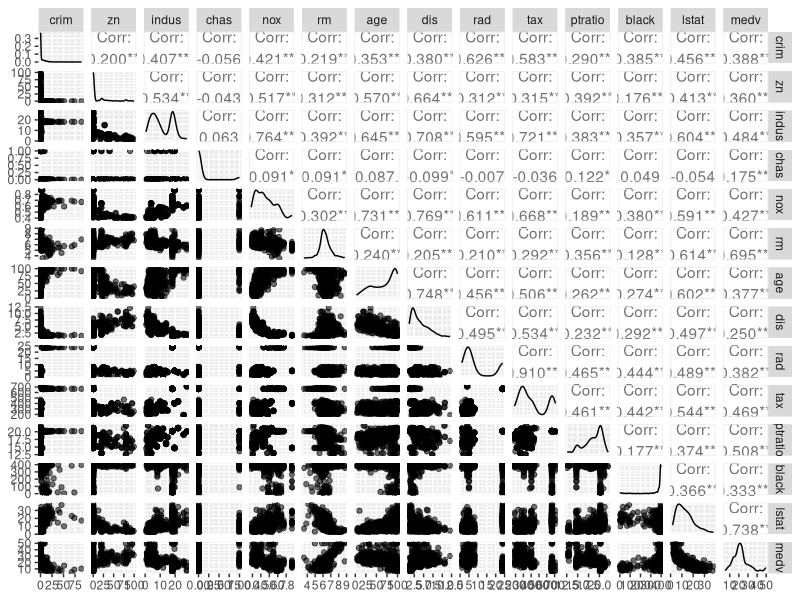
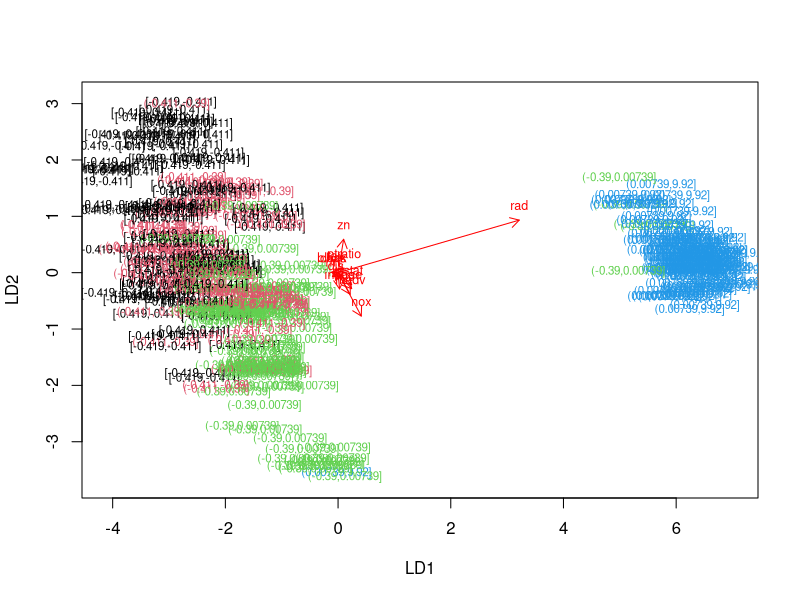
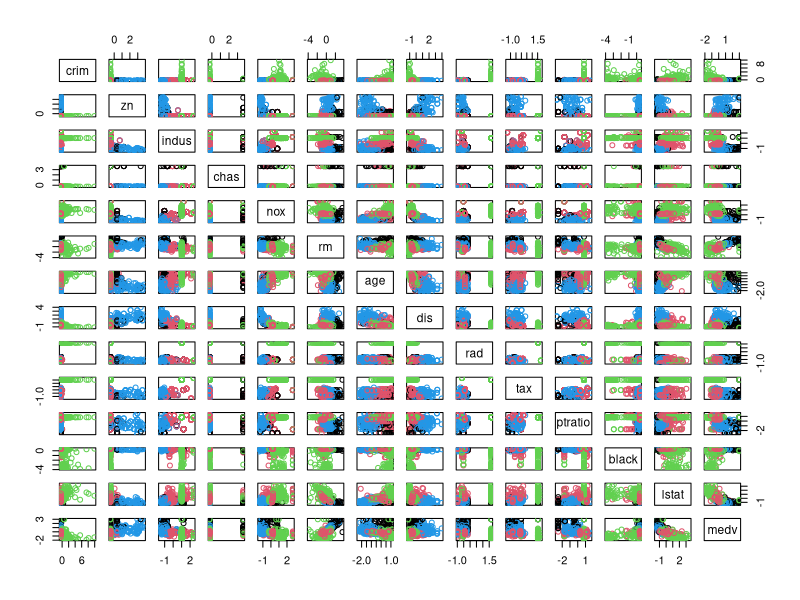
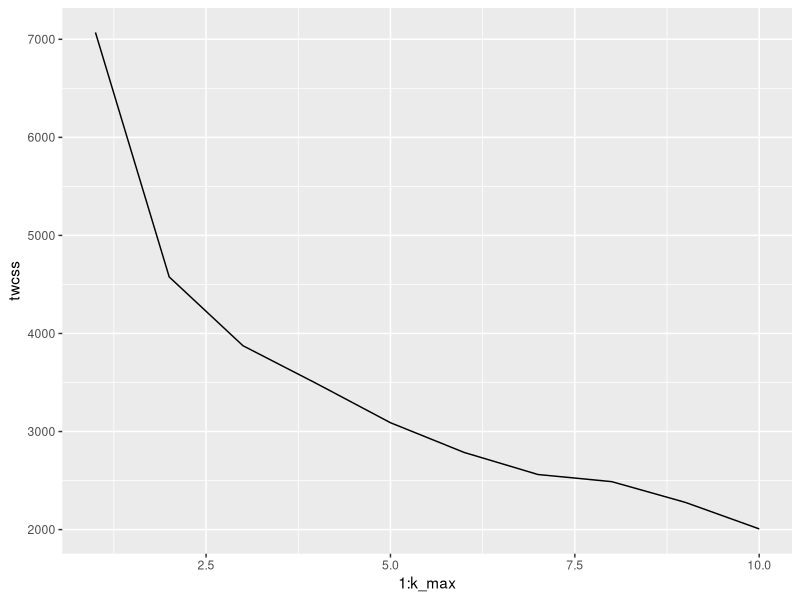
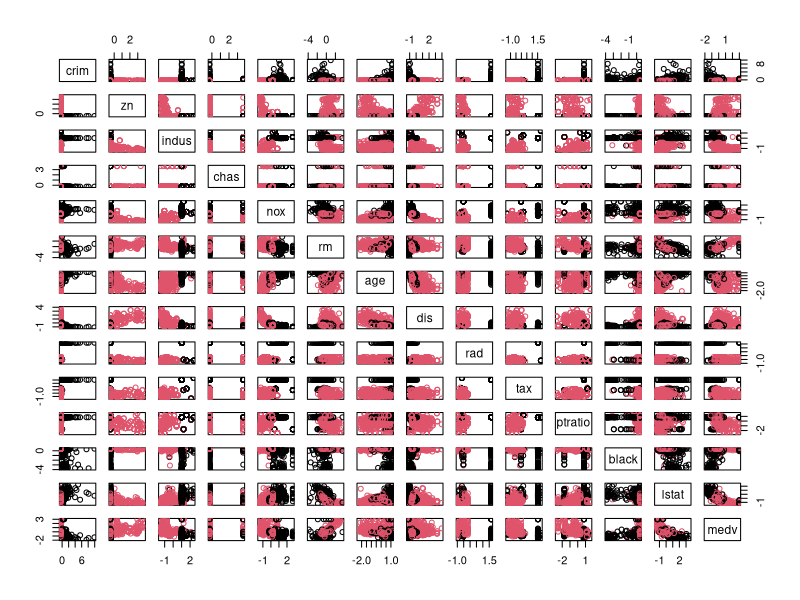

Recreate these plots in R, in order.
## ---- chunk 1
library(dplyr)
library(GGally)
library(ggplot2)
library(tidyr)
library(caret)
library(MASS)
## ---- chunk 2
data("Boston")
## ---- chunk 3
summary(Boston)
str(Boston)
## ---- chunk 4
ggpairs(Boston, mapping = aes(alpha=0.3), lower = list(combo = wrap("facethist", bins = 20)))

## ---- chunk 5
summary(Boston)
## ---- chunk 6
Boston <- data.frame(scale(Boston))
summary(Boston)
## ---- chunk 7
quants <- quantile(Boston$crim)
crimerate <- cut(Boston$crim, breaks=quants, include.lowest=TRUE)
## ---- chunk 8
Boston2 <- Boston[,!(names(Boston) %in% c("crim"))]
Boston2$crim_cat <- crimerate
## ---- chunk 9
train_ind <- sample(nrow(Boston2), nrow(Boston2)*0.8)
Boston2.train <- Boston2[train_ind,]
Boston2.test <- Boston2[-train_ind,]
## ---- chunk 10
lda.model <- lda(crim_cat ~., data=Boston2.train)
## ---- chunk 11
lda.arrows <- function(x, myscale = 1, arrow_heads = 0.1, color = "red", tex = 0.75, choices = c(1,2)){
  heads <- coef(x)
  arrows(x0 = 0, y0 = 0, 
         x1 = myscale * heads[,choices[1]], 
         y1 = myscale * heads[,choices[2]], col=color, length = arrow_heads)
  text(myscale * heads[,choices], labels = row.names(heads), 
       cex = tex, col=color, pos=3)
}
## ---- chunk 12
cats <- as.numeric(Boston2.train$crim_cat)
plot(lda.model, dimen=2, col=cats, pch=cats)
lda.arrows(lda.model)
## ---- chunk 13
cats.test <- Boston2.test$crim_cat
Boston2.test <- dplyr::select(Boston2.test, -crim_cat)
## ---- chunk 14
cats.pred <- predict(lda.model, newdata = Boston2.test)
table(correct = cats.test, predicted = cats.pred$class)
## ---- chunk 15
km.model <- kmeans(Boston, centers=4)
## ---- chunk 16
pairs(Boston, col=km.model$cluster)
## ---- chunk 17

k_max <- 10

# calculate the total within sum of squares
twcss <- sapply(1:k_max, function(k){kmeans(Boston, k)$tot.withinss})

# visualize the results
qplot(x = 1:k_max, y = twcss, geom = 'line')
## ---- chunk 18
km.model2 <- kmeans(Boston, centers=2)
## ---- chunk 19
pairs(Boston, col=km.model2$cluster)
